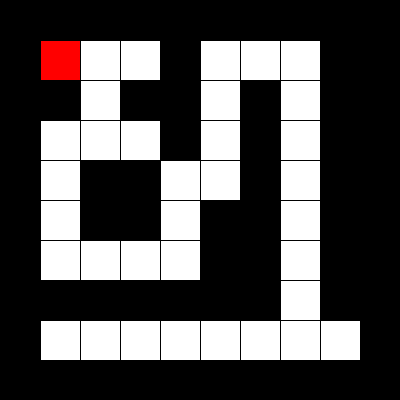
Frame 1 (no input)
Frame 60 (the mouse pressed at the canvas centre just before this capture): identical to frame 1, image omitted
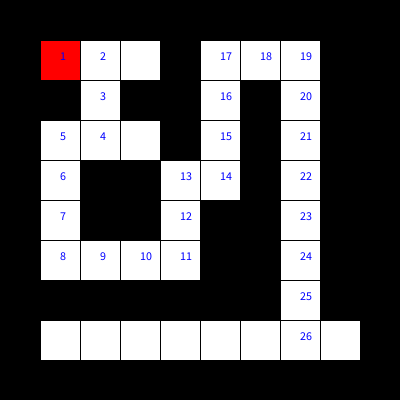
Frame 120 (the mouse held since frame 60 and released just before this capture)

The Processing sketch that drew these frames (run headless with seeded random() and noise(); from frame 60 on, the mouse is pressed at the canvas centre):

// Processing sketch: week15_08_maze_DFS_boolean_true_false_ok
// ── week15_08_maze_DFS_boolean_true_false_ok.pde
// week15_08_maze_DFS_boolean_true_false_ok
int [][] maze = {
  {1,1,1,1,1,1,1,1,1,1},
  {1,0,0,0,1,0,0,0,1,1},
  {1,1,0,1,1,0,1,0,1,1},
  {1,0,0,0,1,0,1,0,1,1},
  {1,0,1,1,0,0,1,0,1,1},
  {1,0,1,1,0,1,1,0,1,1},
  {1,0,0,0,0,1,1,0,1,1},
  {1,1,1,1,1,1,1,0,1,1},
  {1,0,0,0,0,0,0,0,0,1},
  {1,1,1,1,1,1,1,1,1,1},
};
int [][] visited = new int[10][10];
int startI = 1, startJ = 1, I = 1, J = 1, step = 1;
void setup(){
  size(400,400);
  //visited[I][J] = step;
}
void draw(){
  for(int i=0; i<maze.length; i++){
    for(int j=0; j<maze[0].length; j++){
      if(maze[i][j]==1) fill(0);
      else fill(255);
      rect(j*40, i*40, 40, 40);
    }
  }
  fill(255,0,0);
  rect(startJ*40, startI*40, 40, 40);
  for(int i=0; i<maze.length; i++){
    for(int j=0; j<maze[0].length; j++){
      if(visited[i][j]>0) {
        fill(0,0,255);
        text(""+visited[i][j], j*40+20, i*40+20);
      }
    }
  }
}
boolean DFS(int i, int j, int s) {
  if( i==8 && j==8 ) return true; //走到目的地
  if( maze[i][j]==1 ) return false; //擋住,不能走
  if( visited[i][j] > 0 ) return false; //走過,不要再走
  visited[i][j] = s; // 現插旗子,表示走到這裡
  if( DFS(i+1, j, s+1) ) return true;
  if( DFS(i-1, j, s+1) ) return true;
  if( DFS(i, j+1, s+1) ) return true;
  if( DFS(i, j-1, s+1) ) return true;
  visited[i][j] = 0;
  return false;
}
void mousePressed(){ // 按下mouse會往右 or 往下走
  visited[1][1] = 0;
  DFS( 1, 1, 1 );
}
